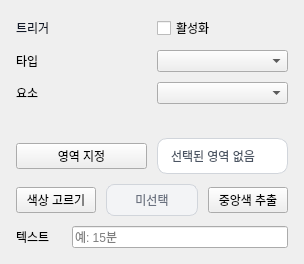
<?xml version="1.0" encoding="UTF-8"?>
<ui version="4.0">
 <class>TriggerEditorWidget</class>
 <widget class="QFrame" name="TriggerEditorWidget">
  <property name="styleSheet"><string notr="true">QLabel#label_title { font: 700 10pt 'Malgun Gothic'; color: #111827; }
QLabel#guide_label { color: #4b5563; font: 8.5pt 'Malgun Gothic'; padding-left: 2px; }
QLabel#region_label { color: #4b5563; background: white; border: 1px solid #d1d5db; border-radius: 10px; padding: 0 10px; }
QLabel#color_chip { background: #f3f4f6; color: #6b7280; border: 1px solid #d1d5db; border-radius: 8px; }
</string></property>
  <layout class="QVBoxLayout" name="root_layout">
   <property name="leftMargin"><number>16</number></property>
   <property name="topMargin"><number>16</number></property>
   <property name="rightMargin"><number>16</number></property>
   <property name="bottomMargin"><number>16</number></property>
   <property name="spacing"><number>10</number></property>
   <item>
    <layout class="QHBoxLayout" name="header_row">
     <property name="spacing"><number>10</number></property>
     <item><widget class="QLabel" name="label_title"><property name="text"><string>트리거</string></property></widget></item>
     <item><widget class="QCheckBox" name="check_enabled"><property name="text"><string>활성화</string></property></widget></item>
    </layout>
   </item>
   <item>
    <widget class="QWidget" name="row_type">
     <layout class="QHBoxLayout" name="type_row">
      <property name="spacing"><number>10</number></property>
      <property name="leftMargin"><number>0</number></property>
      <property name="topMargin"><number>0</number></property>
      <property name="rightMargin"><number>0</number></property>
      <property name="bottomMargin"><number>0</number></property>
      <item><widget class="QLabel" name="label_type"><property name="minimumSize"><size><width>46</width><height>0</height></size></property><property name="text"><string>타입</string></property></widget></item>
      <item><widget class="QComboBox" name="combo_type"/></item>
     </layout>
    </widget>
   </item>
   <item>
    <widget class="QWidget" name="row_text_item">
     <layout class="QHBoxLayout" name="text_item_row">
      <property name="spacing"><number>10</number></property>
      <property name="leftMargin"><number>0</number></property>
      <property name="topMargin"><number>0</number></property>
      <property name="rightMargin"><number>0</number></property>
      <property name="bottomMargin"><number>0</number></property>
      <item><widget class="QLabel" name="label_text_item"><property name="minimumSize"><size><width>46</width><height>0</height></size></property><property name="text"><string>요소</string></property></widget></item>
      <item><widget class="QComboBox" name="combo_text_item"/></item>
     </layout>
    </widget>
   </item>
   <item><widget class="QLabel" name="guide_label"><property name="text"><string/></property><property name="wordWrap"><bool>true</bool></property></widget></item>
   <item>
    <widget class="QWidget" name="row_region">
     <layout class="QHBoxLayout" name="region_row">
      <property name="spacing"><number>10</number></property>
      <property name="leftMargin"><number>0</number></property>
      <property name="topMargin"><number>0</number></property>
      <property name="rightMargin"><number>0</number></property>
      <property name="bottomMargin"><number>0</number></property>
      <item><widget class="QPushButton" name="button_region"><property name="text"><string>영역 지정</string></property></widget></item>
      <item><widget class="QLabel" name="region_label"><property name="text"><string>선택된 영역 없음</string></property><property name="minimumSize"><size><width>0</width><height>36</height></size></property><property name="wordWrap"><bool>true</bool></property></widget></item>
     </layout>
    </widget>
   </item>
   <item>
    <widget class="QWidget" name="row_color">
     <layout class="QHBoxLayout" name="color_row">
      <property name="spacing"><number>10</number></property>
      <property name="leftMargin"><number>0</number></property>
      <property name="topMargin"><number>0</number></property>
      <property name="rightMargin"><number>0</number></property>
      <property name="bottomMargin"><number>0</number></property>
      <item><widget class="QPushButton" name="button_color"><property name="text"><string>색상 고르기</string></property></widget></item>
      <item><widget class="QLabel" name="color_chip"><property name="text"><string>미선택</string></property><property name="minimumSize"><size><width>92</width><height>32</height></size></property><property name="maximumSize"><size><width>92</width><height>32</height></size></property><property name="alignment"><set>Qt::AlignCenter</set></property></widget></item>
      <item><widget class="QPushButton" name="button_sample"><property name="text"><string>중앙색 추출</string></property></widget></item>
     </layout>
    </widget>
   </item>
   <item>
    <widget class="QWidget" name="row_text">
     <layout class="QHBoxLayout" name="text_row">
      <property name="spacing"><number>10</number></property>
      <property name="leftMargin"><number>0</number></property>
      <property name="topMargin"><number>0</number></property>
      <property name="rightMargin"><number>0</number></property>
      <property name="bottomMargin"><number>0</number></property>
      <item><widget class="QLabel" name="label_text"><property name="minimumSize"><size><width>46</width><height>0</height></size></property><property name="text"><string>텍스트</string></property></widget></item>
      <item><widget class="QLineEdit" name="line_text"><property name="placeholderText"><string>예: 15분</string></property></widget></item>
     </layout>
    </widget>
   </item>
  </layout>
 </widget>
 <resources/>
 <connections/>
</ui>
